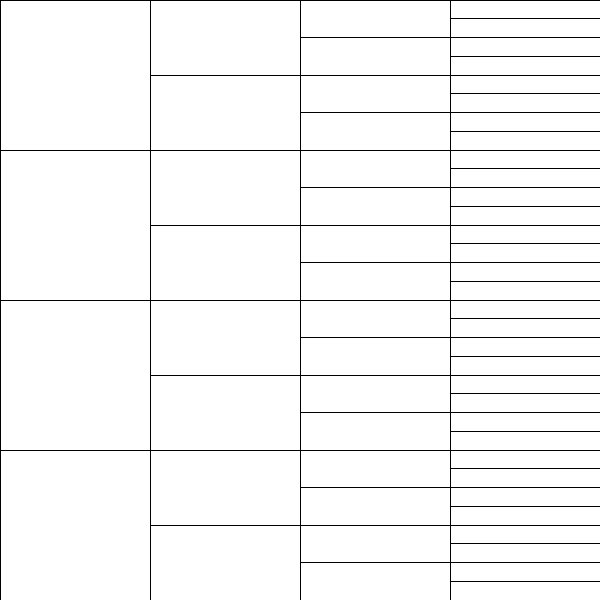
Frame 1 (no input)
Frame 2 (the mouse pressed at the canvas centre, redrawn once): identical to frame 1, image omitted

The Processing sketch that drew this single still picture (run headless with seeded random() and noise(); the mouse was pressed at the canvas centre and the sketch redrawn once):

// Processing sketch: processing_10726
// ── processing_10726.pde

void setup()
{
 size(600,600);
 noFill();
 stroke(0);
 background(255);
 smooth();
 noLoop();
}
void draw()
{
  for(int i = 0; i < 4; i++)
  {
    for(int j = 0; j < 4; j++)
    {
      switch(j)
      {
      case 0:
        rect(0, (150*i),150,150);
        break;
      case 1:
        for(int u = 0; u < 4; u++)
        {
          rect(150, (150*i)+(75*u),150,75);
        }
        break;
      case 2:
        for(int u = 0; u < 4; u++)
        {
          rect(300, (150*i)+(37.5*u),150,37.5);
        }
        break;
      case 3:
        for(int u = 0; u < 8; u++)
        {
          rect(450, (150*i)+(18.75*u),150,18.75);
        }
        break;
      }
    }
  }
}
